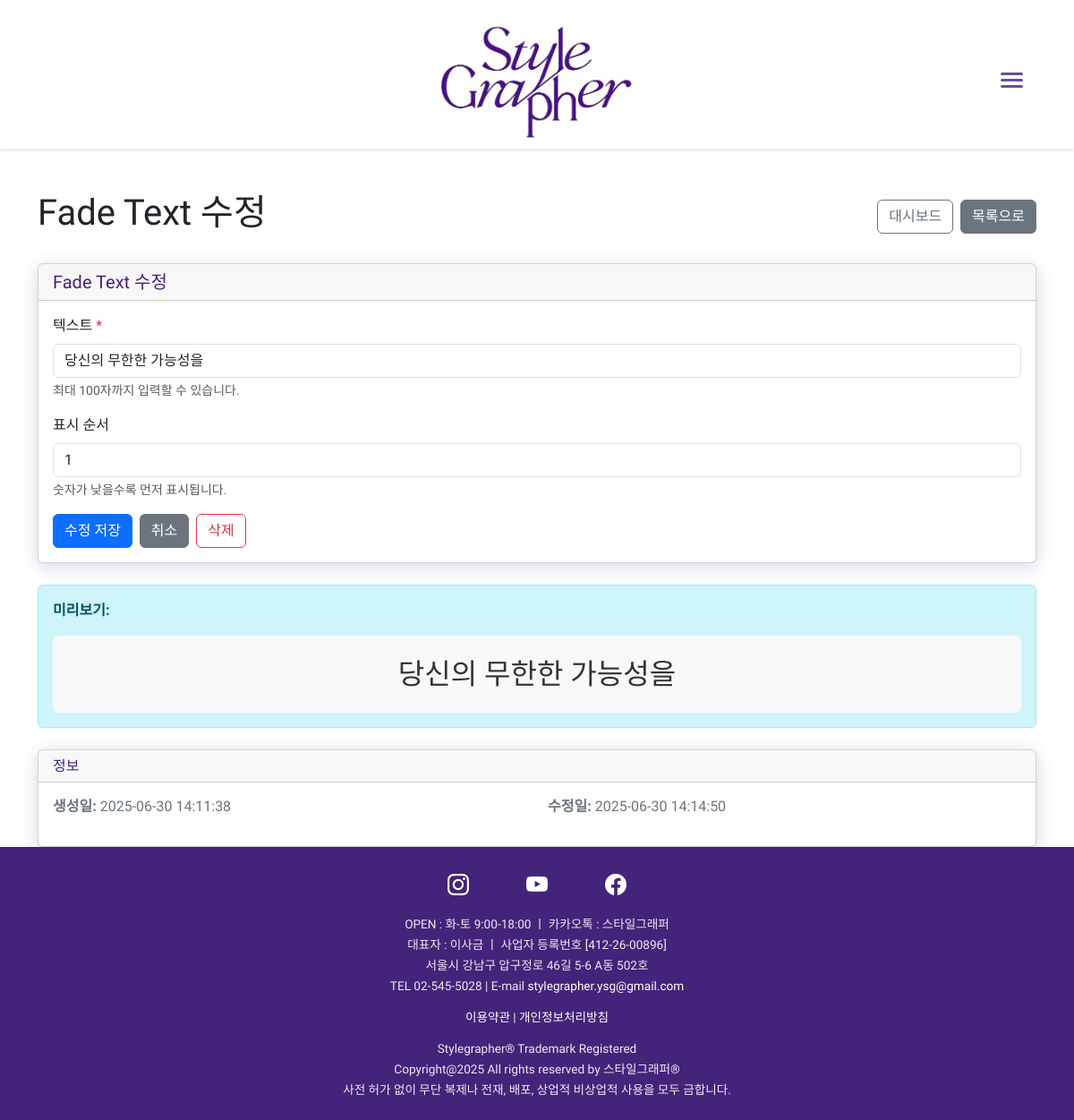
The page /admin/fade-text/edit/1 (signed in) on the database its author committed.
### models.py (models this page shows, shortened)
class CollageText(db.Model):
    id = db.Column(db.Integer, primary_key=True)
    text = db.Column(db.String(100), nullable=False)
    order = db.Column(db.Integer, nullable=False)
    created_at = db.Column(db.DateTime, default=datetime.utcnow)
    updated_at = db.Column(db.DateTime, default=datetime.utcnow, onupdate=datetime.utcnow)

### routes/admin.py (the view, shortened to what this page needs)
@admin.route('/fade-text/edit/<int:id>', methods=['GET', 'POST'])
@login_required
def edit_fade_text(id):
    try:
        fade_text = CollageText.query.get_or_404(id)
        return render_template('admin/edit_fade_text.html', fade_text=fade_text)
    except Exception as e:
        print(f"Error editing fade text: {str(e)}")
        flash('Fade Text 수정 중 오류가 발생했습니다.', 'error')
        return redirect(url_for('admin.list_fade_texts'))

### models.py (called while the page is built)
    @classmethod
    def get_current_settings(cls):
        settings = cls.query.first()
        return settings

    def get_main_color_rgb(self):
        return f"{self.main_color_r}, {self.main_color_g}, {self.main_color_b}"

    def get_sub_color_rgb(self):
        return f"{self.sub_color_r}, {self.sub_color_g}, {self.sub_color_b}"

    def get_background_color_rgb(self):
        return f"{self.background_color_r}, {self.background_color_g}, {self.background_color_b}"

    def get_main_color_hex(self):
        return f"#{self.main_color_r:02x}{self.main_color_g:02x}{self.main_color_b:02x}"

    def get_sub_color_hex(self):
        return f"#{self.sub_color_r:02x}{self.sub_color_g:02x}{self.sub_color_b:02x}"

    def get_background_color_hex(self):
        return f"#{self.background_color_r:02x}{self.background_color_g:02x}{self.background_color_b:02x}"

### templates/admin/edit_fade_text.html (shortened to what this page needs)
{% extends "base.html" %}
{% block content %}
<div class="container mt-5">
<div class="d-flex justify-content-between align-items-center mb-4">
    <h1>Fade Text 수정</h1>
    <div class="d-flex gap-2">
        <a href="{{ url_for('admin.dashboard') }}" class="btn btn-outline-secondary">
             대시보드
        </a>
        <a href="{{ url_for('admin.list_fade_texts') }}" class="btn btn-secondary">
             목록으로
        </a>
    </div>
</div>
<div class="card">
    <div class="card-header">
        <h5 class="card-title mb-0">Fade Text 수정</h5>
    </div>
    <div class="card-body">
        <form method="POST">
            <div class="mb-3">
                <label for="text" class="form-label">텍스트 <span class="text-danger">*</span></label>
                <input type="text"
                       class="form-control"
                       id="text"
                       name="text"
                       value="{{ fade_text.text }}"
                       placeholder="예: 스타일그래퍼와 함께"
                       maxlength="100"
                       required>
                <div class="form-text">최대 100자까지 입력할 수 있습니다.</div>
            </div>
            <div class="mb-3">
                <label for="order" class="form-label">표시 순서</label>
                <input type="number"
                       class="form-control"
                       id="order"
                       name="order"
                       value="{{ fade_text.order }}"
                       min="0"
                       max="999">
                <div class="form-text">숫자가 낮을수록 먼저 표시됩니다.</div>
            </div>
            <div class="d-flex gap-2">
                <button type="submit" class="btn btn-primary">
                     수정 저장
                </button>
                <a href="{{ url_for('admin.list_fade_texts') }}" class="btn btn-secondary">
                     취소
                </a>
                <a href="{{ url_for('admin.delete_fade_text', id=fade_text.id) }}"
                   class="btn btn-outline-danger"
                   onclick="return confirm('정말 삭제하시겠습니까?')">
                     삭제
                </a>
            </div>
        </form>
    </div>
</div>
<div class="mt-4">
    <div class="alert alert-info">
        <strong>미리보기:</strong>
        <div class="mt-3 p-3 bg-light rounded">
            <div style="text-align: center; font-family: 'Nanum Gothic', sans-serif;">
                <h2 style="font-size: 2rem; font-weight: 300; color: #333; margin: 0.5rem 0;" id="preview-text">{{ fade_text.text }}</h2>
            </div>
        </div>
    </div>
</div>
<div class="mt-4">
    <div class="card">
        <div class="card-header">
            <h6 class="card-title mb-0">정보</h6>
        </div>
        <div class="card-body">
            <div class="row">
                <div class="col-md-6">
                    <p><strong>생성일:</strong> {{ fade_text.created_at.strftime('%Y-%m-%d %H:%M:%S') if fade_text.created_at else '-' }}</p>
                </div>
                <div class="col-md-6">
                    <p><strong>수정일:</strong> {{ fade_text.updated_at.strftime('%Y-%m-%d %H:%M:%S') if fade_text.updated_at else '-' }}</p>
                </div>
            </div>
        </div>
    </div>
</div>
</div>
{% endblock %}

### static/css/style.css (style rules this page uses)
:root { --primary-purple: #663399; --light-purple: #9966cc; --dark-purple: #4B0082; --white: #ffffff; --black: #000000; }
input::placeholder, textarea::placeholder { color: var(--light-purple) !important; opacity: 1; }
body { margin: 0; padding: 0; font-family: 'Nanum Gothic', -apple-system, BlinkMacSystemFont, 'Segoe UI', 'Roboto', 'Helvetica Neue', Arial, sans-serif; line-height: 1.6; color: var(--black); }
.alert { padding: 1rem; margin: 1rem 0; background-color: var(--light-purple); color: var(--white); border-radius: 4px; }
.card { border: none; transition: all 0.3s ease; }
.btn-primary, .btn-outline-primary, .btn { background-color: white; border: 1px solid rgba(var(--sub-color-rgb), 0.5); color: var(--main-color-alpha); padding: 0.4rem 2rem; border-radius: 20px; font-size: 0.9rem; transition: all 0.3s ease; text-decoration: none; }
.card { border: 1px solid rgba(var(--main-color-rgb), 0.3); border-radius: 15px; box-shadow: 0 4px 20px rgba(var(--main-color-rgb), 0.2); background-color: #fff; transition: all 0.3s ease; }

### templates/base.html (style rules this page uses)
* { font-family: 'Nanum Gothic', -apple-system, BlinkMacSystemFont, 'Segoe UI', 'Roboto', 'Helvetica Neue', Arial, sans-serif; }
body { font-family: 'Nanum Gothic', -apple-system, BlinkMacSystemFont, 'Segoe UI', 'Roboto', 'Helvetica Neue', Arial, sans-serif; }
.card-text, .service-description, .card-body p:not(.card-title):not(.card-subtitle), .card-body small { font-size: 1rem !important; color: #6c757d !important; line-height: 1.4; word-break: keep-all; overflow-wrap: break-word; line-break: strict; }
.card h1, .card h2, .card h3, .card h4, .card h5, .card h6, .card .lead, .card .gallery-image-count, .card .service-title, .card .option-title { word-break: keep-all; overflow-wrap: break-word; line-break: strict; }

### rows shown on the page
CollageText: text "당신의 무한한 가능성을", order "1", created_at "2025-06-30 14:11:38", updated_at "2025-06-30 14:14:50"
